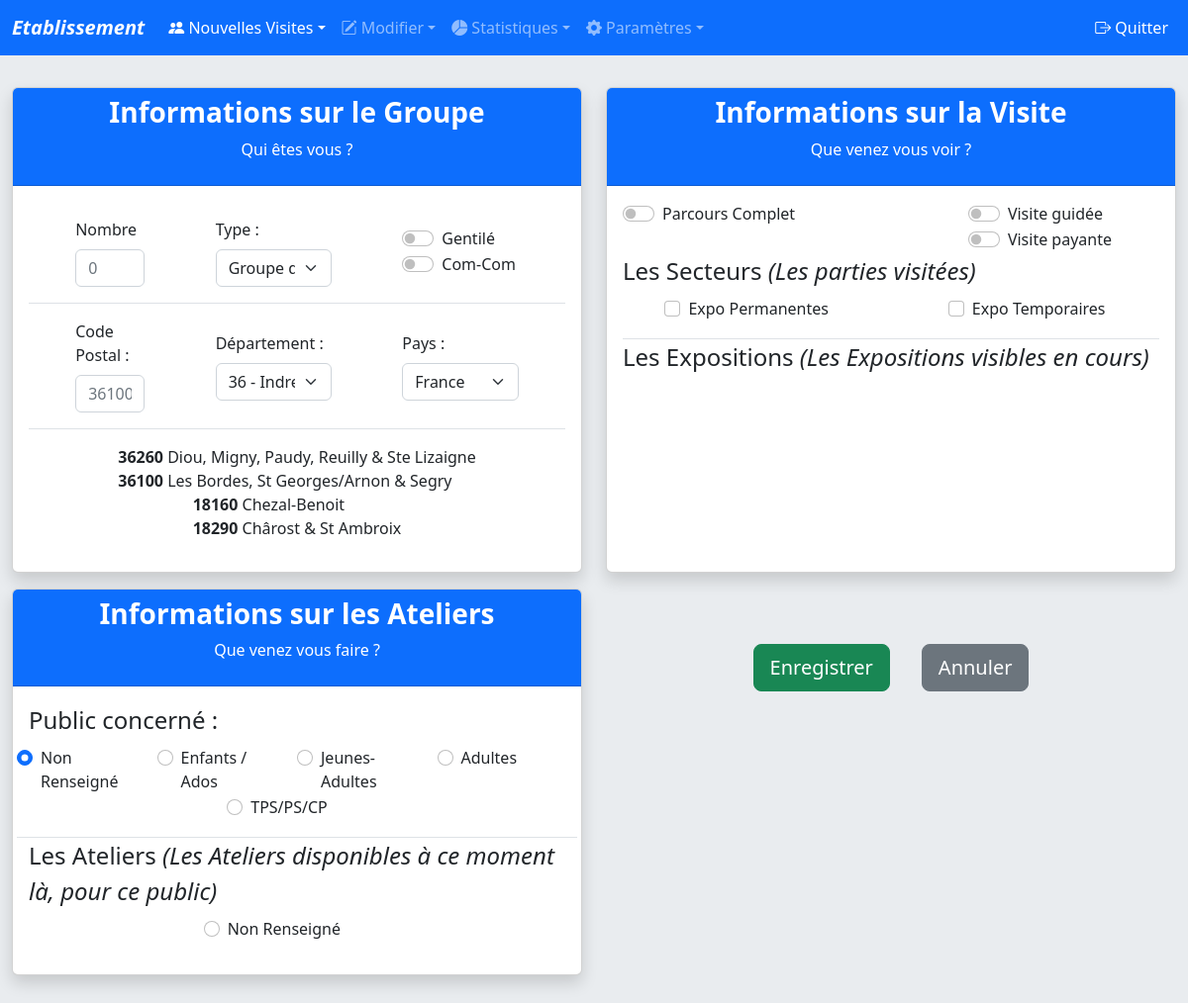
Page /index.php?page=vis&subpage=grp (signed in) on the committed database.
### tables this page shows
CREATE TABLE `tconf_param` (
  `id` int(2) NOT NULL,
  `structure` varchar(50) NOT NULL,
  `resident` varchar(50) NOT NULL,
  `collectivite` varchar(50) NOT NULL,
  `d_dept` int(10) DEFAULT NULL,
  `d_pays` int(10) DEFAULT NULL,
  `ouverture` time DEFAULT NULL,
  `fermeture` time DEFAULT NULL,
  `infos` text DEFAULT NULL,
  `indivpay` tinyint(10) NOT NULL DEFAULT 0,
  `indivgui` tinyint(10) NOT NULL DEFAULT 0,
  `grppay` tinyint(10) NOT NULL DEFAULT 0,
  `grpgui` tinyint(10) NOT NULL DEFAULT 0
);

CREATE TABLE `tloc_depts` (
  `id` int(11) NOT NULL,
  `nb` varchar(25) NOT NULL,
  `name` varchar(25) NOT NULL,
  `reg_id` int(11) NOT NULL
);

CREATE TABLE `tloc_pays` (
  `id` int(11) NOT NULL,
  `name` varchar(45) NOT NULL,
  `globreg_id` int(11) NOT NULL
);

CREATE TABLE `tconf_secteurs` (
  `id` int(11) NOT NULL,
  `name` varchar(50) NOT NULL,
  `class` varchar(45) NOT NULL
);

CREATE TABLE `tconf_publics` (
  `id` int(11) NOT NULL,
  `name` varchar(20) DEFAULT NULL,
  `age` int(11) DEFAULT NULL,
  `scol` int(11) DEFAULT NULL
);

CREATE TABLE `tconf_atel` (
  `id` int(11) NOT NULL,
  `name` varchar(45) NOT NULL,
  `sect_id` int(11) NOT NULL DEFAULT 1,
  `expo_id` int(10) DEFAULT NULL,
  `public_id` int(11) NOT NULL DEFAULT 1,
  `seance` int(11) DEFAULT 1,
  `deb` date NOT NULL,
  `fin` date NOT NULL
);

### vis-grp.php (the view, shortened to what this page needs)
<form action="./php/grp-add.php" method="post">
  <div class="row justify-content-center">
    <div class="col-12 col-lg-6 my-2">
      <div class="card h-100 shadow">
        <div class="card-header text-white bg-primary">
          <h3 class="card-title fw-bold text-center">Informations sur le Groupe</h3>
          <p class="text-center">Qui êtes vous ?</p>
        </div>
        <div class="card-body">
          <fieldset class="border-bottom">
            <div class="row justify-content-evenly d-flex align-items-center">
              <div class="col-6 col-md-2 col-lg-6 col-xl-2 my-3">
                <label for="nb" class="form-label">Nombre</label>
                <input type="number" class="form-control" placeholder="0" name="nb" autocomplete="off" required>
              </div>
              <div class="col-6 col-md-3 col-lg-6 col-xl-3 my-3">
                <label for="type" class="form-label">Type :</label>
                <select class="form-select" id="type" name="type">
                  <?php
                  $reponse = $dbh->query('SELECT * FROM tconf_grp_typ');
                  while ($donnees = $reponse->fetch())
                  { ?>
                    <option value="<?php echo $donnees['id']; ?>" <?php if ($donnees['id'] == 22) {echo "selected='selected'"; }?>><?php echo $donnees['type']; ?></option>
                  <?php }
                  ?>
                  </select>
              </div>
              <div class="col-6 col-md-3 col-lg-6 col-xl-3 my-3">
                <div class="form-check form-switch">
                  <input class="form-check-input" type="checkbox" id="resi" name="resi" value="1" onclick="checkBoxName(this,'col')">
                  <label class="form-check-label" for="resi"><?php echo($resident);?></label>
                </div>
                <div class="form-check form-switch">
                  <input class="form-check-input" type="checkbox" id="col" name="col" value="1">
                  <label class="form-check-label" for="col"><?php echo($collectivite);?></label>
                </div>
              </div>
            </div>
          </fieldset>
          <fieldset class="border-bottom">
            <div class="row justify-content-evenly d-flex align-items-center">
              <div class="col-6 col-md-2 col-lg-6 col-xl-2 my-3">
                <label for="zip" class="form-label">Code Postal :</label>
                <input type="number" class="form-control" placeholder="36100" name="zip" autocomplete="off" pattern="/^-?\d+\.?\d*$/" onKeyPress="if(this.value.length==5) return false;">
              </div>
              <div class="col-6 col-md-3 col-lg-6 col-xl-3 my-3">
                <label for="dept" class="form-label">Département :</label>
                  <select class="form-select" id="dept" name="dept">
                  <?php
                  $reponse = $dbh->query('SELECT * FROM tloc_depts');
                  while ($donnees = $reponse->fetch())
                  {
                  ?>
                  <option value="<?php echo $donnees['id']; ?>" <?php if ($donnees['id'] == $default_dept) {echo "selected='selected'"; }?>><?php echo $donnees['nb'] . " - " . $donnees['name']; ?></option>
                  <?php
                  }
                  ?>
                  </select>
              </div>
              <div class="col-6 col-md-3 col-lg-6 col-xl-3 my-3">
                <label for="country" class="form-label">Pays :</label>
                  <select class="form-select" id="country" name="pays">
                  <?php
                  $reponse = $dbh->query('SELECT * FROM tloc_pays');
                  while ($donnees = $reponse->fetch())
                  {
                  ?>
                  <option value="<?php echo $donnees['id']; ?>" <?php if ($donnees['id'] == $default_pays) {echo "selected='selected'"; }?>><?php echo $donnees['name']; ?></option>
                  <?php
                  }
                  ?>
                  </select>
              </div>
            </div>
          </fieldset>
          <div class="row justify-content-evenly d-flex align-items-center py-3">
            <?php echo($infos); ?>
          </div>
        </div>
      </div>
    </div>
    <div class="col-12 col-lg-6 my-2">
      <div class="card h-100 shadow">
        <div class="card-header text-white bg-primary">
          <h3 class="card-title fw-bold text-center">Informations sur la Visite</h3>
          <p class="text-center">Que venez vous voir ?</p>
        </div>
        <div class="card-body">
          <div class="row justify-content-between">
            <div class="col-auto">
              <div class="form-check form-switch">
                <input class="form-check-input" type="checkbox" id="allinterest" onclick="checkBoxClass('allinterest', '.interests');">
                <label class="form-check-label" for="allinterest">Parcours Complet</label>
              </div>
            </div>
            <div class="col-auto me-5">
              <div class="form-check form-switch">
                <input class="form-check-input" type="checkbox" id="guide" name="guide" value="1" <?php if ($grpgui==1) { echo "checked";} ?>>
                <label class="form-check-label" for="guide">Visite guidée</label>
              </div>
              <div class="form-check form-switch">
                <input class="form-check-input" type="checkbox" id="payant" name="payant" value="1" <?php if ($grppay==1) { echo "checked";} ?>>
                <label class="form-check-label" for="payant">Visite payante</label>
              </div>
            </div>
          </div>
          <fieldset>
            <legend>Les Secteurs <i>(Les parties visitées)</i></legend>
            <div class="row justify-content-around mb-3">
              <?php
              $reponse = $dbh->query('SELECT * FROM tconf_secteurs ORDER BY tconf_secteurs.name ASC');
              while ($donnees = $reponse->fetch())
              { if ($donnees['id']!=1) {
                ?>
                <div class="form-check col-auto">
                  <input class="form-check-input interests" type="checkbox" id="<?php echo $donnees['class']; ?>" name="secteurs[]" value="<?php echo $donnees['id']; ?>" onclick="checkBoxClass('<?php echo $donnees['class']; ?>', '<?php echo ".".$donnees['class']; ?>');">
                  <label class="form-check-label" for="<?php echo $donnees['class']; ?>"><?php echo $donnees['name']; ?></label>
                </div>
                <?php
                }
              }
              ?>
            </div>
          </fieldset>
          <fieldset class="border-top">
            <legend>Les Expositions <i>(Les Expositions visibles en cours)</i></legend>
          </fieldset>
        </div>
      </div>
    </div>
  </div>
  <div class="row justify-content-center">
    <div class="col-12 col-lg-6 my-2">
      <div class="card h-100 shadow">
        <div class="card-header text-white bg-primary">
          <h3 class="card-title fw-bold text-center">Informations sur les Ateliers</h3>
          <p class="text-center">Que venez vous faire ?</p>
        </div>
        <div class="card-body">
          <div class="row justify-content-between">
          <fieldset>
            <legend>Public concerné :</legend>
            <div class="row justify-content-around mb-3">
              <?php
              $publiclistID = [];
              $reponse = $dbh->query('SELECT * FROM tconf_publics');
              while ($donnees = $reponse->fetch())
              {
                array_push($publiclistID, $donnees['id']);
              ?>
                <div class="form-check col-xs-auto col-sm-5 col-md-3">
                  <input class="form-check-input" type="radio" name="public" id="public<?php echo $donnees['id'];?>" value="<?php echo $donnees['id'];?>" <?php if ($donnees['id']==1) {echo 'checked';} ?>  onclick="switchDiv('hiddendiv<?php echo $donnees['id'];?>','.hiddendiv')">
                  <label class="form-check-label" for="public<?php echo $donnees['id'];?>">
                    <?php echo $donnees['name'];?>
                  </label>
                </div>
              <?php
              }
              ?>
            </div>
          </fieldset>
          <fieldset class="border-top">
            <legend>Les Ateliers <i>(Les Ateliers disponibles à ce moment là, pour ce public)</i></legend>
            <?php
            foreach ($publiclistID as $pubID) {
              if ($pubID == 1) { ?>
                <div id="hiddendiv<?php echo $pubID;?>" class="row justify-content-around mb-3 hiddendiv">
                <?php
                $reponse = $dbh->prepare('SELECT tconf_atel.id AS id, tconf_atel.name AS name, sect_id, deb, fin , tconf_secteurs.class AS class FROM tconf_atel INNER JOIN tconf_secteurs ON tconf_atel.sect_id = tconf_secteurs.id WHERE (NOW() BETWEEN tconf_atel.deb AND tconf_atel.fin) ORDER BY tconf_atel.sect_id, tconf_atel.name ASC');
                $reponse->execute();
                while ($donnees = $reponse->fetch()) { ?>
                  <div class="form-check col-xs-auto col-sm-5 col-md-4">
                    <input class="form-check-input" type="radio" name="atel" id="atel<?php echo $pubID;?>a<?php echo $donnees['id']; ?>" value="<?php echo $donnees['id']; ?>">
                    <label class="form-check-label interests" for="atel<?php echo $pubID;?>a<?php echo $donnees['id']; ?>"><?php echo $donnees['name']; ?></label>
                  </div>
                <?php
                }
                ?>
                </div>
                <?php
              }
            }
            ?>
          </fieldset>
          </div>
        </div>
      </div>
    </div>
    <div class="col-6 d-flex align-items-start justify-content-evenly">
      <div class="d-flex flex-wrap justify-content-evenly mt-5">
        <button type="submit" class="btn btn-lg btn-success m-3">Enregistrer</button>
        <button type="reset" class="btn btn-lg btn-secondary m-3">Annuler</button>
      </div>
    </div>
  </div>
</form>

### inc/menu.php (shortened to what this page needs)
<nav class="navbar navbar-expand-md navbar-dark fixed-top bg-primary">
  <div class="container-fluid">
    <a class="navbar-brand" href="index.php">
      <p class=" text-center test-break text-capitalize fw-bold fst-italic m-0 p-0">
    <?php echo($structure);?>
      </p></a>
    <div class="collapse navbar-collapse" id="Menu">
      <ul class="navbar-nav me-auto mb-2 mb-md-0">
        <li class="nav-item dropdown">
          <a class="nav-link dropdown-toggle text-nowrap <?php if(isset($_GET['page']) AND $_GET['page']=='vis') echo 'active' ?>" id="gestvisi" data-bs-toggle="dropdown" aria-haspopup="true" aria-expanded="false"><i class="bi bi-people-fill"></i> Nouvelles Visites</a>
        </li>
        <li class="nav-item dropdown">
          <a class="nav-link dropdown-toggle text-nowrap <?php if((isset($_GET['page']) AND $_GET['page']=='rec') OR ((isset($_GET['page']) AND $_GET['page']=='edit'))) echo 'active' ?>" id="gestdata" data-bs-toggle="dropdown" aria-haspopup="true" aria-expanded="false"><i class="bi bi-pencil-square"></i> Modifier</a>
        </li>
        <li class="nav-item dropdown">
          <a class="nav-link dropdown-toggle text-nowrap <?php if(isset($_GET['page']) AND $_GET['page']=='stat') echo 'active' ?>" id="stat" data-bs-toggle="dropdown" aria-haspopup="true" aria-expanded="false"><i class="bi bi-pie-chart-fill"></i> Statistiques</a>
        </li>
        <li class="nav-item dropdown">
          <a class="nav-link dropdown-toggle text-nowrap <?php if((isset($_GET['page']) AND $_GET['page']=='param')) echo 'active' ?>" id="param" data-bs-toggle="dropdown" aria-haspopup="true" aria-expanded="false"><i class="bi bi-gear-fill"></i> Paramètres</a>
        </li>
      </ul>
      <li class="navbar-nav nav-item dropdown">
        <a href="php/logout.php" class="nav-link text-nowrap active"><i class="bi bi-box-arrow-right"></i> Quitter</a>
      </li>
    </div>
  </div>
</nav>

### css/global.css (style rules this page uses)
body { padding-top: 5rem; padding-bottom: 10rem; background-color: #e9ecef; }
input[type=number] { -moz-appearance: textfield; }
a:link { text-decoration: none; }

### rows in the picture
tconf_param: structure "Etablissement", resident "Gentilé", collectivite "Com-Com", dept "36 - Indre", pays "France", infos "36260 Diou, Migny, Paudy, Reuilly & Ste Lizaigne 36100 Les Bordes, St Georges/Arnon & Segry 18160 Chezal-Benoit 18290 Chârost & St Ambroix"
tconf_secteurs: name "Expo Permanentes"
tconf_secteurs: name "Expo Temporaires"
tconf_publics: public "☑ Non Renseigné", name "Non Renseigné"
tconf_publics: public "☐ Enfants / Ados", name "Enfants / Ados"
tconf_publics: public "☐ Jeunes-Adultes", name "Jeunes-Adultes"
tconf_publics: public "☐ Adultes", name "Adultes"
tconf_publics: public "☐ TPS/PS/CP", name "TPS/PS/CP"
tconf_atel: name "Non Renseigné"

### other values in the picture
form field type "Groupe divers"
